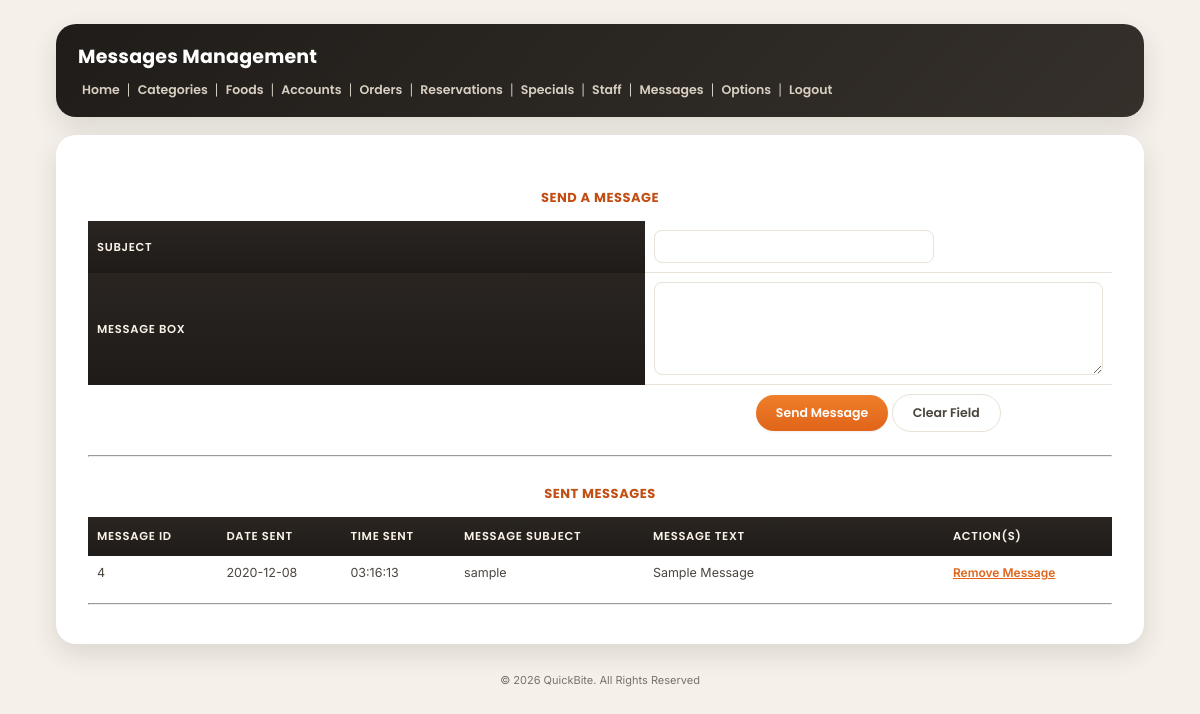
Screenshot of /admin/messages.php (signed in) with the database file from the repository.
### tables this page shows
CREATE TABLE `messages` (
  `message_id` int(15) NOT NULL,
  `message_from` varchar(25) NOT NULL,
  `message_date` date NOT NULL,
  `message_time` time NOT NULL,
  `message_subject` text NOT NULL,
  `message_text` text NOT NULL
);

### admin/messages.php (the view, shortened to what this page needs)
<?php
    $conn = mysqli_connect(DB_HOST, DB_USER, DB_PASSWORD,DB_DATABASE);
$result=mysqli_query($conn,"SELECT * FROM messages")
or die("There are no records to display ... \n" . mysqli_error());
?>
<!DOCTYPE html PUBLIC "-//W3C//DTD XHTML 1.0 Transitional//EN" "http://www.w3.org/TR/xhtml1/DTD/xhtml1-transitional.dtd">
<html xmlns="http://www.w3.org/1999/xhtml">
<head>
<link href="stylesheets/admin_styles.css" rel="stylesheet" type="text/css" />
<link href="stylesheets/custom-design.css" rel="stylesheet" type="text/css">
</head>
<body>
<div id="page">
<div id="header">
<h1>Messages Management </h1>
<a href="index.php">Home</a> | <a href="categories.php">Categories</a> | <a href="foods.php">Foods</a> | <a href="accounts.php">Accounts</a> | <a href="orders.php">Orders</a> | <a href="reservations.php">Reservations</a> | <a href="specials.php">Specials</a> | <a href="allocation.php">Staff</a> | <a href="messages.php">Messages</a> | <a href="options.php">Options</a> | <a href="logout.php">Logout</a>
</div>
<div id="container">
<form id="messageForm" name="messageForm" method="post" action="message-exec.php" onsubmit="return messageValidate(this)">
  <table width="540" border="0" cellpadding="2" cellspacing="0" align="center">
  <CAPTION><h3>SEND A MESSAGE</h3></CAPTION>
    <tr>
      <th width="200">Subject</th>
      <td width="168"><input type="text" name="subject" id="subject" class="textfield" /></td>
    </tr>
    <tr>
      <th width="200">Message Box</th>
      <td width="168"><textarea name="txtmessage" class="textfield" rows="5" cols="60"></textarea></td>
    </tr>
    <tr>
      <td>&nbsp;</td>
      <td align="center"><input type="submit" name="Submit" value="Send Message" />
	  <input type="reset" name="Reset" value="Clear Field" /></td>
    </tr>
  </table>
</form>
<hr>
<table border="0" width="1000" align="center">
<CAPTION><h3>SENT MESSAGES</h3></CAPTION>
<tr>
<th>Message ID</th>
<th>Date Sent</th>
<th>Time Sent</th>
<th>Message Subject</th>
<th>Message Text</th>
<th>Action(s)</th>
</tr>
<?php
while ($row=mysqli_fetch_array($result)){
echo "<tr>";
echo "<td>" . $row['message_id']."</td>";
echo "<td>" . $row['message_date']."</td>";
echo "<td>" . $row['message_time']."</td>";
echo "<td>" . $row['message_subject']."</td>";
echo "<td width='300' align='left'>" . $row['message_text']."</td>";
echo '<td><a href="delete-message.php?id=' . $row['message_id'] . '">Remove Message</a></td>';
echo "</tr>";
}
?>
</table>
<hr>
</div>
<?php
  include 'footer.php';
?>
</div>
</body>
</html>

### admin/stylesheets/admin_styles.css (style rules this page uses)
body { font: 11px Verdana, Arial, Helvetica, sans-serif; color: #666666; margin: 0px; padding: 20px 10px 0px; background:#bd6f2f url(../base-bg.gif) repeat-x top; }
.textfield { font-size: 11px; color: #333333; background: #F7F7F7; border: 1px solid #CCCCCC; padding-left: 1px; }
h1 { color: #bd6f2f; margin: 0px 0px 5px; padding: 0px 0px 3px; font: bold 18px Verdana, Arial, Helvetica, sans-serif; border-bottom: 1px dashed red; text-align:center; }
h3 { color:red; }
a { color: #2D3954; font-size: 11px; }
th { font-weight: bold; text-align: left; }
#page { width:1000px; margin:0 auto; margin-top:50px; padding-top:0px; background: beige; height:auto; }
#header { text-align:center; background:#f9dec7; }
#container { border:#bd6f2f solid 1px; padding:4px 6px 2px 6px; width:970px; margin:0 auto; background:#fff6f3; font-size:12px; text-align:justify; margin-top:20px; }

### rows the page displays
messages: message_id "4", message_date "2020-12-08", message_time "03:16:13", message_subject "sample", message_text "Sample Message"
